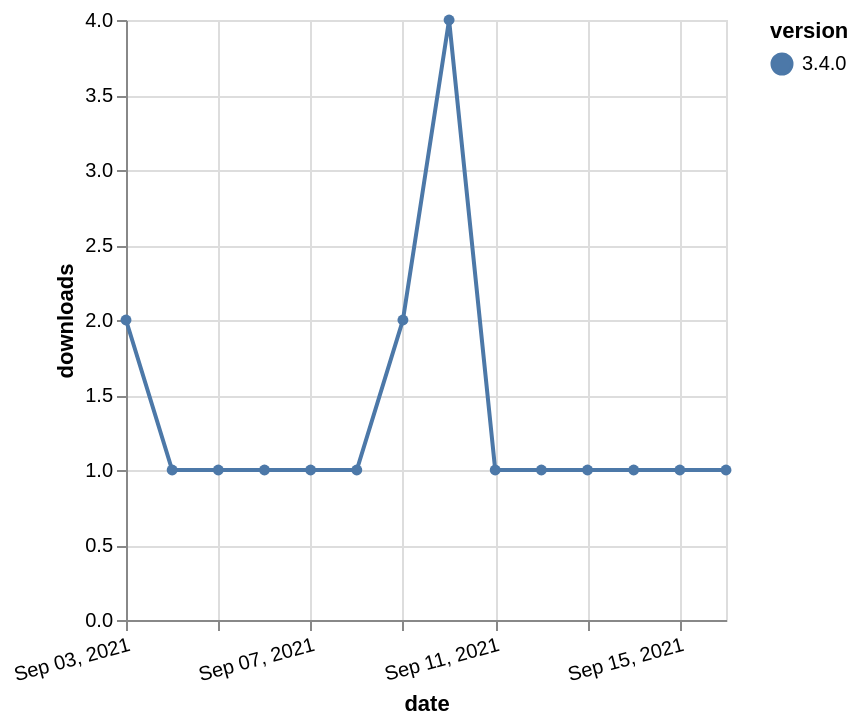

Vega-Lite specification for this chart:
### Vega-Lite specification from a JSON file in a GitHub repository (floating-point values rounded to 4 significant figures)
{"$schema": "https://vega.github.io/schema/vega-lite/v5.json", "description": "A simple bar chart with embedded data.", "data": {"values": [{"date": "2021-09-03", "total": 518, "delta": 2, "version": "3.4.0"}, {"date": "2021-09-04", "total": 519, "delta": 1, "version": "3.4.0"}, {"date": "2021-09-05", "total": 520, "delta": 1, "version": "3.4.0"}, {"date": "2021-09-06", "total": 521, "delta": 1, "version": "3.4.0"}, {"date": "2021-09-07", "total": 522, "delta": 1, "version": "3.4.0"}, {"date": "2021-09-08", "total": 523, "delta": 1, "version": "3.4.0"}, {"date": "2021-09-09", "total": 525, "delta": 2, "version": "3.4.0"}, {"date": "2021-09-10", "total": 529, "delta": 4, "version": "3.4.0"}, {"date": "2021-09-11", "total": 530, "delta": 1, "version": "3.4.0"}, {"date": "2021-09-12", "total": 531, "delta": 1, "version": "3.4.0"}, {"date": "2021-09-13", "total": 532, "delta": 1, "version": "3.4.0"}, {"date": "2021-09-14", "total": 533, "delta": 1, "version": "3.4.0"}, {"date": "2021-09-15", "total": 534, "delta": 1, "version": "3.4.0"}, {"date": "2021-09-16", "total": 535, "delta": 1, "version": "3.4.0"}]}, "width": "container", "mark": {"type": "line", "point": {"filled": true}}, "encoding": {"x": {"field": "date", "type": "temporal", "timeUnit": "yearmonthdate", "title": "date", "axis": {"labelAngle": -15}}, "y": {"field": "delta", "type": "quantitative", "title": "downloads"}, "color": {"field": "version", "type": "nominal"}, "tooltip": {"field": "delta"}}}
